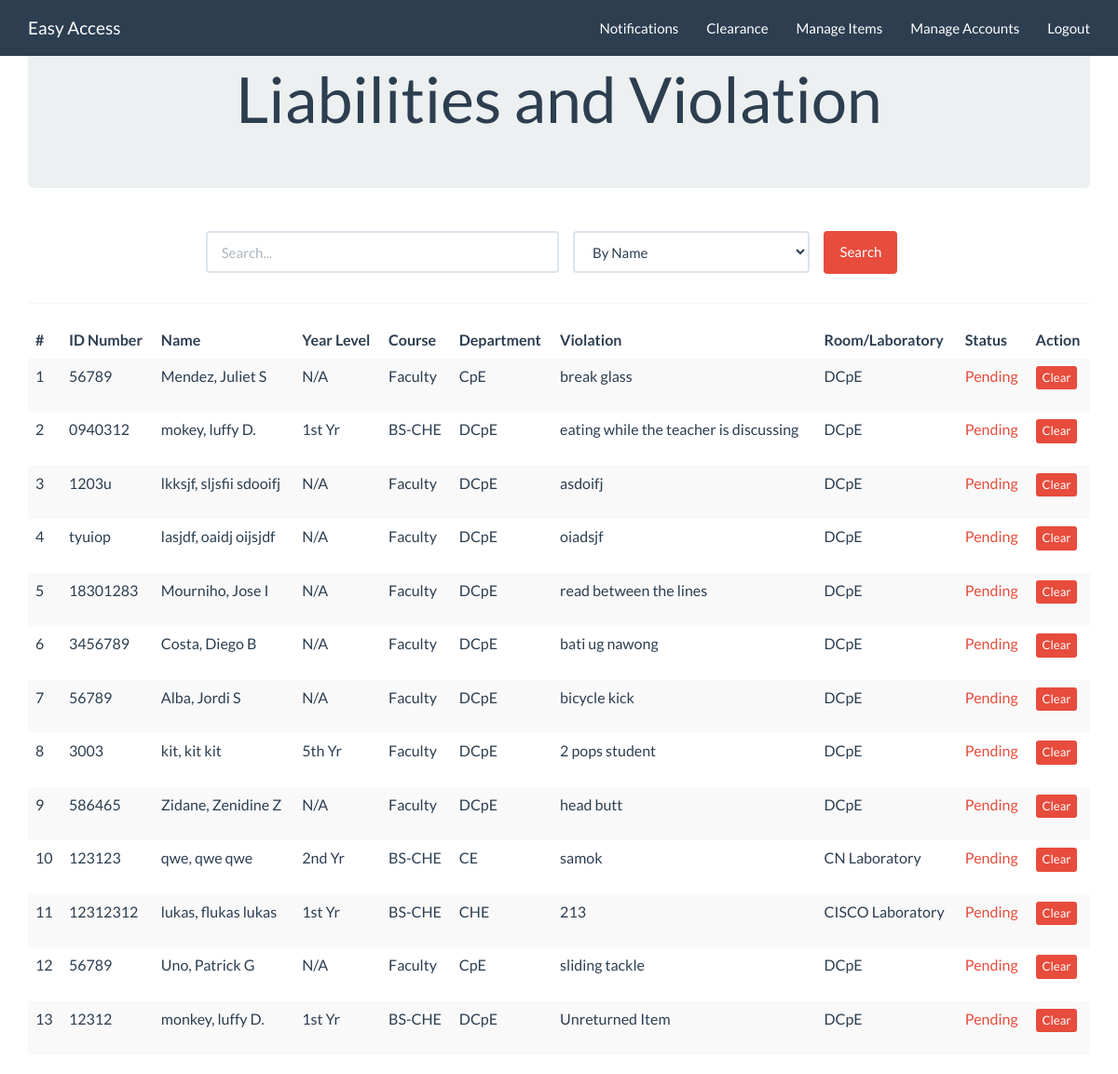
The app's page /index.php/c_clear/clearance with its own data.
### tables this page shows
CREATE TABLE `student` (
  `id` int(11) NOT NULL,
  `u_id` varchar(45) NOT NULL,
  `lastname` varchar(45) NOT NULL,
  `name` varchar(45) NOT NULL,
  `middlename` varchar(45) NOT NULL,
  `year` varchar(11) NOT NULL,
  `course` varchar(45) NOT NULL,
  `department` varchar(45) NOT NULL,
  `violation` varchar(45) NOT NULL,
  `laboratory` varchar(45) NOT NULL,
  `status` varchar(45) NOT NULL,
  `dateviolate` timestamp NOT NULL DEFAULT CURRENT_TIMESTAMP
);

### application/controllers/c_clear.php (called while the page is built, shortened)
<?php
class c_clear extends CI_Controller {
	public function __construct()
	 {
				$this->load->view('admin/head');
				$this->load->view('templates/header');
		}
	public function clearance()
	{
		$data['x'] = $this->clearancedb->showvio("Pending");
		$this->load->view('clearance/v_clear',$data);
	}
}
?>

### index.php (called while the page is built, shortened)
<?php
require_once BASEPATH.'core/CodeIgniter.php';

### application/models/clearancedb.php (called while the page is built, shortened)
<?php
class clearancedb extends CI_Model {
        public function showvio($status)
        {
          $this->db->order_by('dateviolate','desc');
          if($status==""){
              $this->db->where('violation !=','Unreturned Item');
              $query = $this->db->get('student');
          }else{
              $this->db->where('status',$status);
              $query = $this->db->get('student');
          }
          $data = $query->result_array();
        return $data;
        }
}
?>

### application/views/clearance/v_clear.php (the view, shortened to what this page needs)
<div class="container">
<div class="starter-template">
  <div class="jumbotron">
        <center><h1>Liabilities and Violation</h1>  </center>
    </div>
    <div class="panel">
        <div class="panel-body">
        <?php
        $attributes = array("class" => "form-horizontal", "role" => "form", "id" => "searchform", "name" => "searchform");
        echo form_open("", $attributes);?>
            <div class="form-group">
                <div class="col-md-4 col-sm-offset-2" style="padding:0;">
                    <input class="form-control" id="name_search" name="name_search" placeholder="Search..." type="text" value="<?php echo set_value('name_search'); ?>" />
                </div>
                <div class="col-xs-3">
                          <?php
                            if ($this->session->userdata('type')=="head") {
                                  $data = array(
                                      'name'  => 'By Name',
                                      'u_id' => 'By ID number',
                                      'year'  => 'by Year Level',
                                      'course' => 'by Course',
                                  );
                            }
                            else
                            {
                                  $data = array(
                                      'name'  => 'By Name',
                                      'u_id' => 'By ID number',
                                      'year'  => 'by Year Level',
                                      'course' => 'by Course',
                                      'department'  => 'by Department',
                                );
                            }
                            echo form_dropdown('searchBy',$data,set_value('searchBy'),'class="form-control"');
                          ?>
                </div>
                <div class="col-xs-2" style="padding:0;">
                  <input id="btn_search" name="btn_search" type="submit" class="btn btn-danger" value="Search"/>
                </div>
            </div>
        <?php echo form_close(); ?>
        </div>
  </div>
        <?php if (!$x): ?>
              <h2 style="margin-top:50px;text-align:center">No Violations Found</h2>
        <?php else: ?>
          <div class="table-responsive">
            <table class="table table-striped">
              <thead>
                <tr>
                  <th>#</th>
                  <th>ID Number</th>
                  <th>Name</th>
                  <th>Year Level</th>
                  <th>Course</th>
                  <th>Department</th>
                  <th>Violation</th>
                  <th>Room/Laboratory</th>
                  <th>Status</th>
                  <th>Action</th>
                </tr>
              </thead>
              <tbody>
              <?php
              $c=1;
              foreach ($x as $row) {
                if($row['status']=="Cleared")
                    $txt = "success";
                  else
                    $txt = "danger";
              echo "<tr>
                  <td>".$c."</td>
                  <td>".$row['u_id']."</td>
                  <td>".$row['lastname'].","." ".$row['name']." ".$row['middlename']."</td>
                  <td>".$row['year']."</td>
                  <td>".$row['course']."</td>
                  <td>".$row['department']."</td>
                  <td>".$row['violation']."</td>
                  <td>".$row['laboratory']."</td>
                  <td class='text-".$txt."'>".$row['status']."</td>
                  <td><form class='violations' action='' method='post'><input type='hidden' name='id' value='".$row['id']."'><input type='submit' name='clear' class='btn btn-danger btn-xs' value='Clear'></form></td>
                </tr>";
                $c++;
                }?>
              </tbody>
            </table>
          </div>
      <?php endif;  ?>
   </div>
</div>

### application/views/admin/head.php (shortened to what this page needs)
<body id="page-top" class="index">
    <nav id="mainNav" class="navbar navbar-default navbar-fixed-top navbar-custom">
        <div class="container">
            <div class="navbar-header page-scroll">
                <?php echo anchor('account/index','Easy Access','class="navbar-brand"'); ?>
            </div>
            <div class="collapse navbar-collapse" id="bs-example-navbar-collapse-1">
                <ul class="nav navbar-nav navbar-right">
                        <?php if ($this->session->userdata['type']!="staff"): ?>
                        <li class="">
                          <a href="/easyaccess/index.php/c_clear/notifications"><span id="notif" class="badge" style="vertical-align:top;margin-right:5px;"></span> Notifications</a></li>
                        <li class="dropdown">
                          <?php echo anchor('c_clear/sVio', 'Clearance');?>
                        </li>
                        <?php endif; ?>
                         <li class="dropdown">
                        <?php echo anchor('item_admin/ItemSearch','Manage Items')?>
                        </li>
                        <?php if ($this->session->userdata['type']!="staff"): ?>
                        <li class="dropdown">
                            <?php echo anchor('admin/sUser','Manage Accounts')?>
                        </li>
                    <?php endif; ?>
                    <li class="page-scroll">
                  <a data-toggle="modal" data-target="#myModal" href="#">Logout</a>
                    </li>
                </ul>
            </div>
        </div>
    </nav>

### application/views/templates/header.php (shortened to what this page needs)
<!DOCTYPE html>
<html lang="en">
<head>
  	<link rel="stylesheet" href="<?php echo base_url("assets/css/bootstrap.css"); ?>" >
	<link href="http://fontawesome.io/assets/font-awesome/css/font-awesome.css" rel="stylesheet" type="text/css">
</head>
<body>

### records on screen
student: u "56789", lastname "Mendez", name "Juliet", middlename "S", year "N/A", course "Faculty", department "CpE", violation "break glass", laboratory "DCpE", status "Pending"
student: u "0940312", lastname "mokey", name "luffy", middlename "D.", year "1st Yr", course "BS-CHE", department "DCpE", violation "eating while the teacher is discussing", laboratory "DCpE", status "Pending"
student: u "1203u", lastname "lkksjf", name "sljsfii", middlename "sdooifj", year "N/A", course "Faculty", department "DCpE", violation "asdoifj", laboratory "DCpE", status "Pending"
student: u "tyuiop", lastname "lasjdf", name "oaidj", middlename "oijsjdf", year "N/A", course "Faculty", department "DCpE", violation "oiadsjf", laboratory "DCpE", status "Pending"
student: u "18301283", lastname "Mourniho", name "Jose", middlename "I", year "N/A", course "Faculty", department "DCpE", violation "read between the lines", laboratory "DCpE", status "Pending"
student: u "3456789", lastname "Costa", name "Diego", middlename "B", year "N/A", course "Faculty", department "DCpE", violation "bati ug nawong", laboratory "DCpE", status "Pending"
student: u "56789", lastname "Alba", name "Jordi", middlename "S", year "N/A", course "Faculty", department "DCpE", violation "bicycle kick", laboratory "DCpE", status "Pending"
student: u "3003", lastname "kit", name "kit", middlename "kit", year "5th Yr", course "Faculty", department "DCpE", violation "2 pops student", laboratory "DCpE", status "Pending"
student: u "586465", lastname "Zidane", name "Zenidine", middlename "Z", year "N/A", course "Faculty", department "DCpE", violation "head butt", laboratory "DCpE", status "Pending"
student: u "123123", lastname "qwe", name "qwe", middlename "qwe", year "2nd Yr", course "BS-CHE", department "CE", violation "samok", laboratory "CN Laboratory", status "Pending"
student: u "12312312", lastname "lukas", name "flukas", middlename "lukas", year "1st Yr", course "BS-CHE", department "CHE", violation "213", laboratory "CISCO Laboratory", status "Pending"
student: u "56789", lastname "Uno", name "Patrick", middlename "G", year "N/A", course "Faculty", department "CpE", violation "sliding tackle", laboratory "DCpE", status "Pending"
student: u "12312", lastname "monkey", name "luffy", middlename "D.", year "1st Yr", course "BS-CHE", department "DCpE", violation "Unreturned Item", laboratory "DCpE", status "Pending"

### other values on screen
anchor('account/index','Easy Access','class="navbar-brand"') "Easy Access"
anchor('c_clear/sVio', 'Clearance') "Clearance"
anchor('item_admin/ItemSearch','Manage Items') "Manage Items"
anchor('admin/sUser','Manage Accounts') "Manage Accounts"
